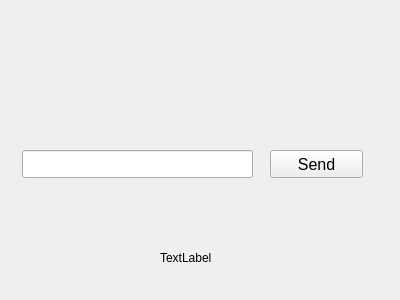
<?xml version="1.0" encoding="UTF-8"?>
<ui version="4.0">
 <class>HodayMathQuiz</class>
 <widget class="QWidget" name="HodayMathQuiz">
  <property name="geometry">
   <rect>
    <x>0</x>
    <y>0</y>
    <width>400</width>
    <height>300</height>
   </rect>
  </property>
  <property name="windowTitle">
   <string>HodayMathQuiz</string>
  </property>
  <widget class="QPushButton" name="pushButton">
   <property name="geometry">
    <rect>
     <x>270</x>
     <y>150</y>
     <width>93</width>
     <height>28</height>
    </rect>
   </property>
   <property name="font">
    <font>
     <pointsize>12</pointsize>
    </font>
   </property>
   <property name="text">
    <string>Send</string>
   </property>
  </widget>
  <widget class="QLabel" name="labelMathProblem">
   <property name="geometry">
    <rect>
     <x>100</x>
     <y>80</y>
     <width>181</width>
     <height>51</height>
    </rect>
   </property>
   <property name="font">
    <font>
     <pointsize>19</pointsize>
    </font>
   </property>
   <property name="text">
    <string/>
   </property>
  </widget>
  <widget class="QLineEdit" name="lineEditInput">
   <property name="geometry">
    <rect>
     <x>22</x>
     <y>150</y>
     <width>231</width>
     <height>28</height>
    </rect>
   </property>
   <property name="sizePolicy">
    <sizepolicy hsizetype="Maximum" vsizetype="Fixed">
     <horstretch>0</horstretch>
     <verstretch>0</verstretch>
    </sizepolicy>
   </property>
   <property name="font">
    <font>
     <pointsize>12</pointsize>
    </font>
   </property>
  </widget>
  <widget class="QLabel" name="labelResult">
   <property name="geometry">
    <rect>
     <x>140</x>
     <y>200</y>
     <width>91</width>
     <height>21</height>
    </rect>
   </property>
   <property name="text">
    <string/>
   </property>
  </widget>
  <widget class="QLabel" name="labelScore">
   <property name="geometry">
    <rect>
     <x>160</x>
     <y>250</y>
     <width>53</width>
     <height>16</height>
    </rect>
   </property>
   <property name="text">
    <string>TextLabel</string>
   </property>
  </widget>
 </widget>
 <layoutdefault spacing="6" margin="11"/>
 <tabstops>
  <tabstop>lineEditInput</tabstop>
  <tabstop>pushButton</tabstop>
 </tabstops>
 <resources/>
 <connections/>
</ui>
